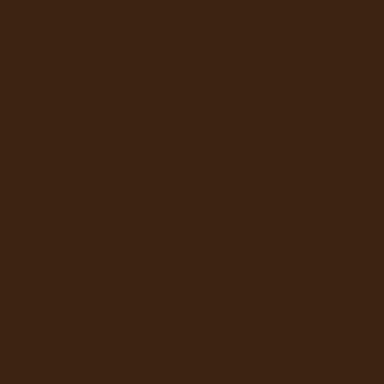

A 2D game scene composited from a Tiled map and its tileset images. What follows is a short description and the map's XML, with every tile layer's data as written:
An orthogonal 12x12 tile map with 32x32 px tiles, 1 tile layer (terrain), 1 hidden layer not drawn.

<map version="1.10" tiledversion="1.11.2" orientation="orthogonal" renderorder="right-down" width="12" height="12" tilewidth="32" tileheight="32" infinite="0" nextlayerid="3" nextobjectid="1">
 <tileset firstgid="1" source="2D-Platformer-Tileset.tsx" />
 <layer id="1" name="prototype" width="12" height="12" visible="0">
  <data encoding="csv">
18,18,18,18,18,18,18,18,18,18,18,18,
18,18,18,18,18,18,18,18,18,18,18,18,
18,18,18,18,18,18,18,18,18,18,18,18,
18,18,18,18,18,18,18,18,18,18,18,18,
18,18,18,18,18,18,18,18,18,18,18,18,
18,18,18,18,18,18,18,18,18,18,18,18,
18,18,18,18,18,18,18,18,18,18,18,18,
18,18,18,18,18,18,18,18,18,18,18,18,
18,18,18,18,18,18,18,18,18,18,18,18,
18,18,18,18,18,18,18,18,18,18,18,18,
18,18,18,18,18,18,18,18,18,18,18,18,
18,18,18,18,18,18,18,18,18,18,18,18
</data>
 </layer>
 <layer id="2" name="terrain" width="12" height="12">
  <properties>
   <property name="unity:sortingLayer" value="Ground" />
  </properties>
  <data encoding="csv">
18,18,18,18,18,18,18,18,18,18,18,18,
18,18,18,18,18,18,18,18,18,18,18,18,
18,18,18,18,18,18,18,18,18,18,18,18,
18,18,18,18,18,18,18,18,18,18,18,18,
18,18,18,18,18,18,18,18,18,18,18,18,
18,18,18,18,18,18,18,18,18,18,18,18,
18,18,18,18,18,18,18,18,18,18,18,18,
18,18,18,18,18,18,18,18,18,18,18,18,
18,18,18,18,18,18,18,18,18,18,18,18,
18,18,18,18,18,18,18,18,18,18,18,18,
18,18,18,18,18,18,18,18,18,18,18,18,
18,18,18,18,18,18,18,18,18,18,18,18
</data>
 </layer>
</map>
